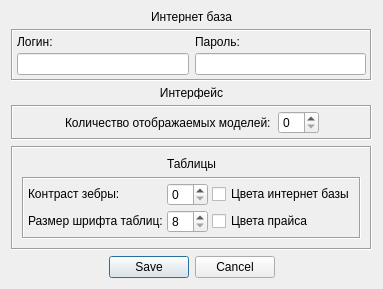
<?xml version="1.0" encoding="UTF-8"?>
<ui version="4.0">
 <class>settings_window</class>
 <widget class="QDialog" name="settings_window">
  <property name="geometry">
   <rect>
    <x>0</x>
    <y>0</y>
    <width>396</width>
    <height>281</height>
   </rect>
  </property>
  <property name="sizePolicy">
   <sizepolicy hsizetype="Fixed" vsizetype="Fixed">
    <horstretch>0</horstretch>
    <verstretch>0</verstretch>
   </sizepolicy>
  </property>
  <property name="windowTitle">
   <string>Настройки</string>
  </property>
  <property name="windowIcon">
   <iconset>
    <normaloff>start_test.ico</normaloff>start_test.ico</iconset>
  </property>
  <layout class="QVBoxLayout" name="verticalLayout">
   <property name="sizeConstraint">
    <enum>QLayout::SetFixedSize</enum>
   </property>
   <item>
    <widget class="QLabel" name="label_6">
     <property name="minimumSize">
      <size>
       <width>50</width>
       <height>12</height>
      </size>
     </property>
     <property name="maximumSize">
      <size>
       <width>16777215</width>
       <height>12</height>
      </size>
     </property>
     <property name="font">
      <font>
       <family>Segoe UI</family>
      </font>
     </property>
     <property name="text">
      <string>Интернет база</string>
     </property>
     <property name="alignment">
      <set>Qt::AlignCenter</set>
     </property>
    </widget>
   </item>
   <item>
    <widget class="QFrame" name="frame">
     <property name="sizePolicy">
      <sizepolicy hsizetype="Preferred" vsizetype="Maximum">
       <horstretch>0</horstretch>
       <verstretch>0</verstretch>
      </sizepolicy>
     </property>
     <property name="toolTip">
      <string>Данные для входа в &quot;димку&quot;</string>
     </property>
     <property name="statusTip">
      <string>2</string>
     </property>
     <property name="whatsThis">
      <string>1</string>
     </property>
     <property name="frameShape">
      <enum>QFrame::Box</enum>
     </property>
     <property name="frameShadow">
      <enum>QFrame::Sunken</enum>
     </property>
     <layout class="QHBoxLayout" name="horizontalLayout_4">
      <property name="sizeConstraint">
       <enum>QLayout::SetMinimumSize</enum>
      </property>
      <property name="leftMargin">
       <number>4</number>
      </property>
      <property name="topMargin">
       <number>4</number>
      </property>
      <property name="rightMargin">
       <number>4</number>
      </property>
      <property name="bottomMargin">
       <number>4</number>
      </property>
      <item>
       <layout class="QVBoxLayout" name="verticalLayout_6">
        <property name="spacing">
         <number>4</number>
        </property>
        <item>
         <widget class="QLabel" name="label_2">
          <property name="sizePolicy">
           <sizepolicy hsizetype="Preferred" vsizetype="Fixed">
            <horstretch>0</horstretch>
            <verstretch>0</verstretch>
           </sizepolicy>
          </property>
          <property name="text">
           <string>Логин:</string>
          </property>
         </widget>
        </item>
        <item>
         <widget class="QLineEdit" name="web_login"/>
        </item>
       </layout>
      </item>
      <item>
       <layout class="QVBoxLayout" name="verticalLayout_5">
        <property name="spacing">
         <number>4</number>
        </property>
        <item>
         <widget class="QLabel" name="label_3">
          <property name="sizePolicy">
           <sizepolicy hsizetype="Preferred" vsizetype="Fixed">
            <horstretch>0</horstretch>
            <verstretch>0</verstretch>
           </sizepolicy>
          </property>
          <property name="text">
           <string>Пароль:</string>
          </property>
         </widget>
        </item>
        <item>
         <widget class="QLineEdit" name="web_password"/>
        </item>
       </layout>
      </item>
     </layout>
    </widget>
   </item>
   <item>
    <widget class="QLabel" name="label_7">
     <property name="minimumSize">
      <size>
       <width>50</width>
       <height>12</height>
      </size>
     </property>
     <property name="maximumSize">
      <size>
       <width>16777215</width>
       <height>12</height>
      </size>
     </property>
     <property name="font">
      <font>
       <family>Segoe UI</family>
      </font>
     </property>
     <property name="text">
      <string>Интерфейс</string>
     </property>
     <property name="alignment">
      <set>Qt::AlignCenter</set>
     </property>
    </widget>
   </item>
   <item>
    <widget class="QFrame" name="frame_2">
     <property name="sizePolicy">
      <sizepolicy hsizetype="Preferred" vsizetype="Maximum">
       <horstretch>0</horstretch>
       <verstretch>0</verstretch>
      </sizepolicy>
     </property>
     <property name="frameShape">
      <enum>QFrame::Box</enum>
     </property>
     <property name="frameShadow">
      <enum>QFrame::Sunken</enum>
     </property>
     <layout class="QVBoxLayout" name="verticalLayout_3">
      <property name="spacing">
       <number>4</number>
      </property>
      <property name="leftMargin">
       <number>4</number>
      </property>
      <property name="topMargin">
       <number>4</number>
      </property>
      <property name="rightMargin">
       <number>4</number>
      </property>
      <property name="bottomMargin">
       <number>4</number>
      </property>
      <item>
       <layout class="QHBoxLayout" name="horizontalLayout">
        <item>
         <spacer name="horizontalSpacer">
          <property name="orientation">
           <enum>Qt::Horizontal</enum>
          </property>
          <property name="sizeHint" stdset="0">
           <size>
            <width>40</width>
            <height>20</height>
           </size>
          </property>
         </spacer>
        </item>
        <item>
         <widget class="QLabel" name="label">
          <property name="sizePolicy">
           <sizepolicy hsizetype="Maximum" vsizetype="Preferred">
            <horstretch>0</horstretch>
            <verstretch>0</verstretch>
           </sizepolicy>
          </property>
          <property name="text">
           <string>Количество отображаемых моделей: </string>
          </property>
         </widget>
        </item>
        <item>
         <widget class="QSpinBox" name="ui_models_num">
          <property name="sizePolicy">
           <sizepolicy hsizetype="Maximum" vsizetype="Fixed">
            <horstretch>0</horstretch>
            <verstretch>0</verstretch>
           </sizepolicy>
          </property>
         </widget>
        </item>
        <item>
         <spacer name="horizontalSpacer_2">
          <property name="orientation">
           <enum>Qt::Horizontal</enum>
          </property>
          <property name="sizeHint" stdset="0">
           <size>
            <width>40</width>
            <height>20</height>
           </size>
          </property>
         </spacer>
        </item>
       </layout>
      </item>
     </layout>
    </widget>
   </item>
   <item>
    <widget class="QFrame" name="frame_4">
     <property name="sizePolicy">
      <sizepolicy hsizetype="Preferred" vsizetype="Maximum">
       <horstretch>0</horstretch>
       <verstretch>0</verstretch>
      </sizepolicy>
     </property>
     <property name="minimumSize">
      <size>
       <width>0</width>
       <height>100</height>
      </size>
     </property>
     <property name="frameShape">
      <enum>QFrame::Box</enum>
     </property>
     <property name="frameShadow">
      <enum>QFrame::Sunken</enum>
     </property>
     <layout class="QVBoxLayout" name="verticalLayout_13">
      <item>
       <widget class="QLabel" name="label_10">
        <property name="text">
         <string>Таблицы</string>
        </property>
        <property name="alignment">
         <set>Qt::AlignCenter</set>
        </property>
       </widget>
      </item>
      <item>
       <widget class="QFrame" name="frame_3">
        <property name="sizePolicy">
         <sizepolicy hsizetype="Preferred" vsizetype="Maximum">
          <horstretch>0</horstretch>
          <verstretch>0</verstretch>
         </sizepolicy>
        </property>
        <property name="frameShape">
         <enum>QFrame::Box</enum>
        </property>
        <property name="frameShadow">
         <enum>QFrame::Sunken</enum>
        </property>
        <layout class="QGridLayout" name="gridLayout">
         <property name="leftMargin">
          <number>4</number>
         </property>
         <property name="topMargin">
          <number>4</number>
         </property>
         <property name="rightMargin">
          <number>4</number>
         </property>
         <property name="bottomMargin">
          <number>4</number>
         </property>
         <property name="spacing">
          <number>4</number>
         </property>
         <item row="2" column="1">
          <layout class="QVBoxLayout" name="verticalLayout_2">
           <item>
            <widget class="QCheckBox" name="colored_price_table">
             <property name="text">
              <string>Цвета прайса</string>
             </property>
            </widget>
           </item>
          </layout>
         </item>
         <item row="1" column="0">
          <layout class="QHBoxLayout" name="horizontalLayout_3">
           <item>
            <widget class="QLabel" name="label_4">
             <property name="sizePolicy">
              <sizepolicy hsizetype="Preferred" vsizetype="Maximum">
               <horstretch>0</horstretch>
               <verstretch>0</verstretch>
              </sizepolicy>
             </property>
             <property name="text">
              <string>Контраст зебры:</string>
             </property>
            </widget>
           </item>
           <item>
            <widget class="QSpinBox" name="zebra_contrast">
             <property name="sizePolicy">
              <sizepolicy hsizetype="Maximum" vsizetype="Fixed">
               <horstretch>0</horstretch>
               <verstretch>0</verstretch>
              </sizepolicy>
             </property>
             <property name="maximum">
              <number>30</number>
             </property>
            </widget>
           </item>
          </layout>
         </item>
         <item row="1" column="1">
          <layout class="QVBoxLayout" name="verticalLayout_8">
           <item>
            <widget class="QCheckBox" name="colored_web_table">
             <property name="text">
              <string>Цвета интернет базы</string>
             </property>
            </widget>
           </item>
          </layout>
         </item>
         <item row="2" column="0">
          <layout class="QHBoxLayout" name="horizontalLayout_2">
           <item>
            <widget class="QLabel" name="label_5">
             <property name="sizePolicy">
              <sizepolicy hsizetype="Preferred" vsizetype="Maximum">
               <horstretch>0</horstretch>
               <verstretch>0</verstretch>
              </sizepolicy>
             </property>
             <property name="text">
              <string>Размер шрифта таблиц:</string>
             </property>
            </widget>
           </item>
           <item>
            <widget class="QSpinBox" name="tables_font_size">
             <property name="sizePolicy">
              <sizepolicy hsizetype="Maximum" vsizetype="Fixed">
               <horstretch>0</horstretch>
               <verstretch>0</verstretch>
              </sizepolicy>
             </property>
             <property name="minimum">
              <number>8</number>
             </property>
             <property name="maximum">
              <number>26</number>
             </property>
            </widget>
           </item>
          </layout>
         </item>
        </layout>
       </widget>
      </item>
     </layout>
    </widget>
   </item>
   <item>
    <widget class="QDialogButtonBox" name="buttonBox">
     <property name="sizePolicy">
      <sizepolicy hsizetype="Minimum" vsizetype="Fixed">
       <horstretch>0</horstretch>
       <verstretch>0</verstretch>
      </sizepolicy>
     </property>
     <property name="orientation">
      <enum>Qt::Horizontal</enum>
     </property>
     <property name="standardButtons">
      <set>QDialogButtonBox::Cancel|QDialogButtonBox::Save</set>
     </property>
     <property name="centerButtons">
      <bool>true</bool>
     </property>
    </widget>
   </item>
  </layout>
 </widget>
 <resources/>
 <connections>
  <connection>
   <sender>buttonBox</sender>
   <signal>accepted()</signal>
   <receiver>settings_window</receiver>
   <slot>accept()</slot>
   <hints>
    <hint type="sourcelabel">
     <x>248</x>
     <y>254</y>
    </hint>
    <hint type="destinationlabel">
     <x>157</x>
     <y>274</y>
    </hint>
   </hints>
  </connection>
  <connection>
   <sender>buttonBox</sender>
   <signal>rejected()</signal>
   <receiver>settings_window</receiver>
   <slot>reject()</slot>
   <hints>
    <hint type="sourcelabel">
     <x>316</x>
     <y>260</y>
    </hint>
    <hint type="destinationlabel">
     <x>286</x>
     <y>274</y>
    </hint>
   </hints>
  </connection>
 </connections>
</ui>
